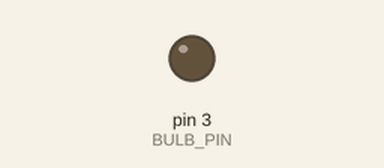
Recording of a sketch running on a simulated Arduino Uno, built with avr-gcc and run on an emulated ATmega328P. On the bench: output pins drawn as LEDs (lit = HIGH). What the sketch prints to the serial monitor is not drawn.

Above: at 1.3 s.
At 9.3 s:
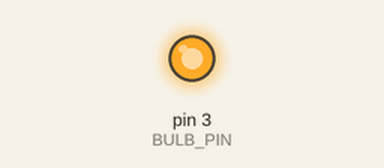
Timing chart, 0 to 9.6 s (numbered marks = the images above):
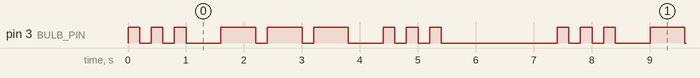

The sketch:

sos_signal.ino
```cpp
/*
 * SOS Signal Arduino Sketch
 *
 * This sketch sends an SOS signal (... --- ...) using an LED/bulb connected to pin 3
 *
 * SOS Pattern:
 * S = . . . (three dots)
 * O = - - - (three dashes)
 * S = . . . (three dots)
 *
 * Timing:
 * - Dot: 200ms ON
 * - Dash: 600ms ON (3x dot length)
 * - Gap between dots/dashes: 200ms OFF
 * - Gap between letters: 600ms OFF
 * - Gap between SOS sequences: 2000ms OFF
 */

const int BULB_PIN = 3;        // Pin connected to the bulb/LED
const int DOT_DURATION = 200;   // Duration of a dot in milliseconds
const int DASH_DURATION = 600;  // Duration of a dash in milliseconds (3x dot)
const int SYMBOL_GAP = 200;     // Gap between dots and dashes
const int LETTER_GAP = 600;     // Gap between letters
const int SEQUENCE_GAP = 2000;  // Gap between SOS sequences

void setup() {
  // Initialize the bulb pin as an output
  pinMode(BULB_PIN, OUTPUT);
  digitalWrite(BULB_PIN, LOW);

  // Optional: Initialize serial for debugging
  Serial.begin(9600);
  Serial.println("SOS Signal Started");
}

void loop() {
  sendSOS();
  delay(SEQUENCE_GAP);
}

// Send complete SOS signal
void sendSOS() {
  Serial.println("Sending SOS...");

  // Send S (. . .)
  sendS();
  delay(LETTER_GAP);

  // Send O (- - -)
  sendO();
  delay(LETTER_GAP);

  // Send S (. . .)
  sendS();
}

// Send letter S: three dots (. . .)
void sendS() {
  Serial.print("S: ");
  for (int i = 0; i < 3; i++) {
    sendDot();
    if (i < 2) {
      delay(SYMBOL_GAP);
    }
  }
  Serial.println();
}

// Send letter O: three dashes (- - -)
void sendO() {
  Serial.print("O: ");
  for (int i = 0; i < 3; i++) {
    sendDash();
    if (i < 2) {
      delay(SYMBOL_GAP);
    }
  }
  Serial.println();
}

// Send a dot (.)
void sendDot() {
  Serial.print(". ");
  digitalWrite(BULB_PIN, HIGH);
  delay(DOT_DURATION);
  digitalWrite(BULB_PIN, LOW);
}

// Send a dash (-)
void sendDash() {
  Serial.print("- ");
  digitalWrite(BULB_PIN, HIGH);
  delay(DASH_DURATION);
  digitalWrite(BULB_PIN, LOW);
}
```

Measured:
- by itself, pin 3 (BULB_PIN): repeats every 7.4 s: 2 × (LOW 0.20 s, HIGH 0.20 s), LOW 0.60 s, 2 × (HIGH 0.60 s, LOW 0.20 s), HIGH 0.60 s, LOW 0.60 s, 2 × (HIGH 0.20 s, LOW 0.20 s), HIGH 0.20 s, LOW 2.0 s, HIGH 0.20 s
- by itself, everything shown: repeats every 7.4 s, in 18 steps
